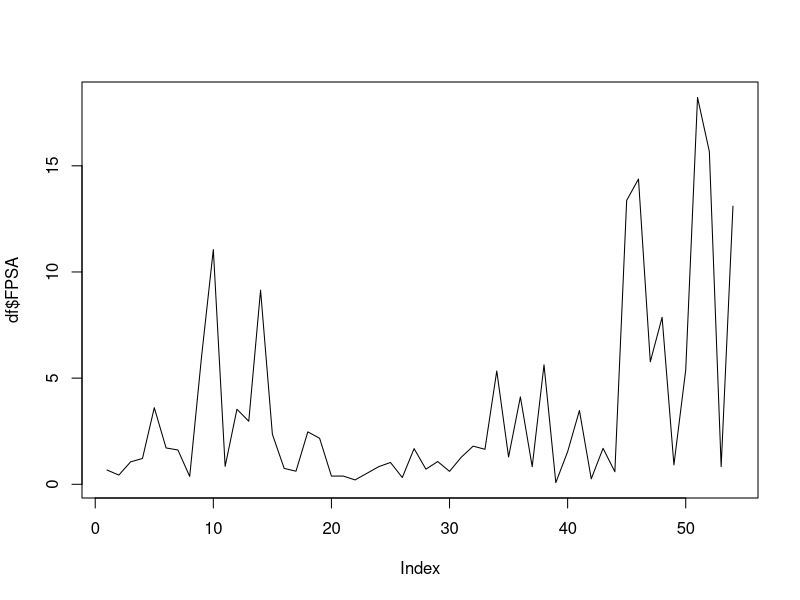
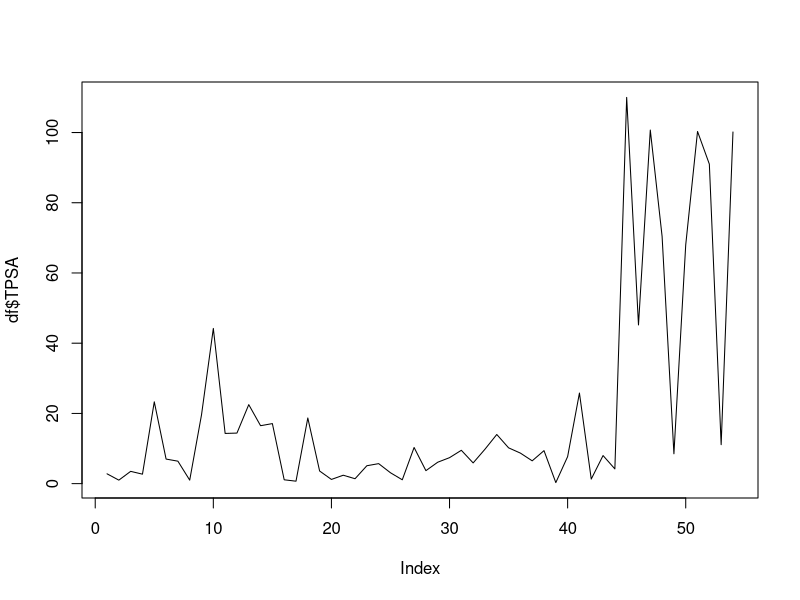
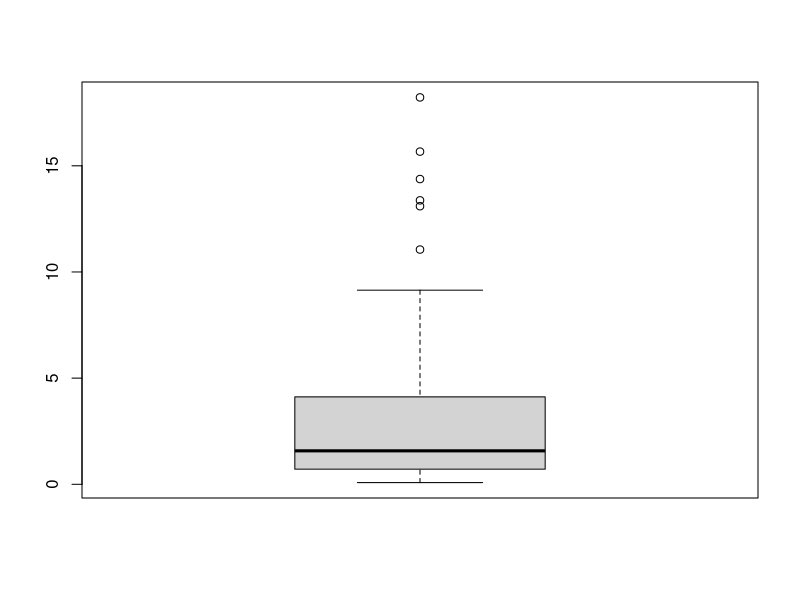
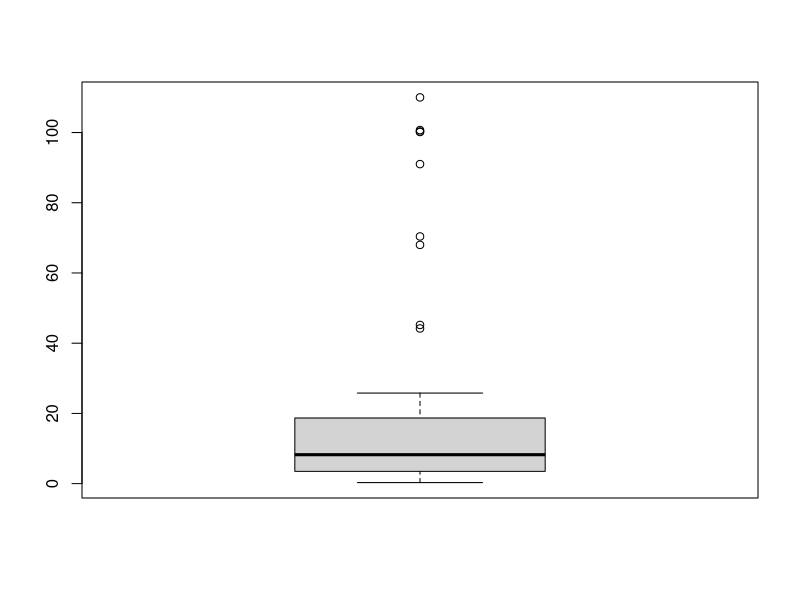
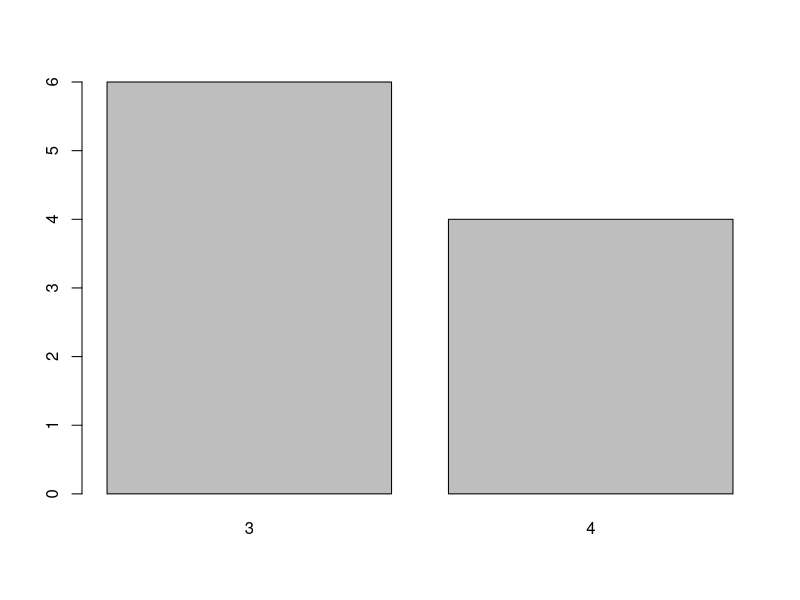
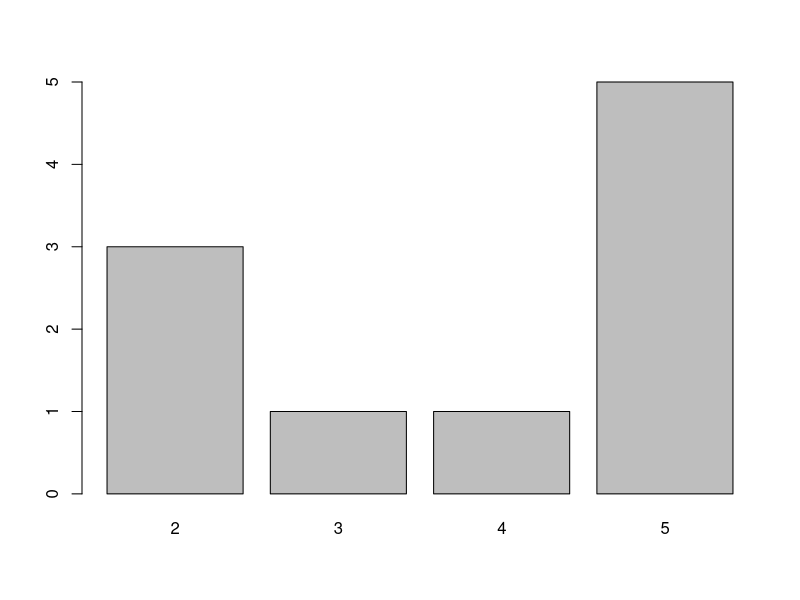
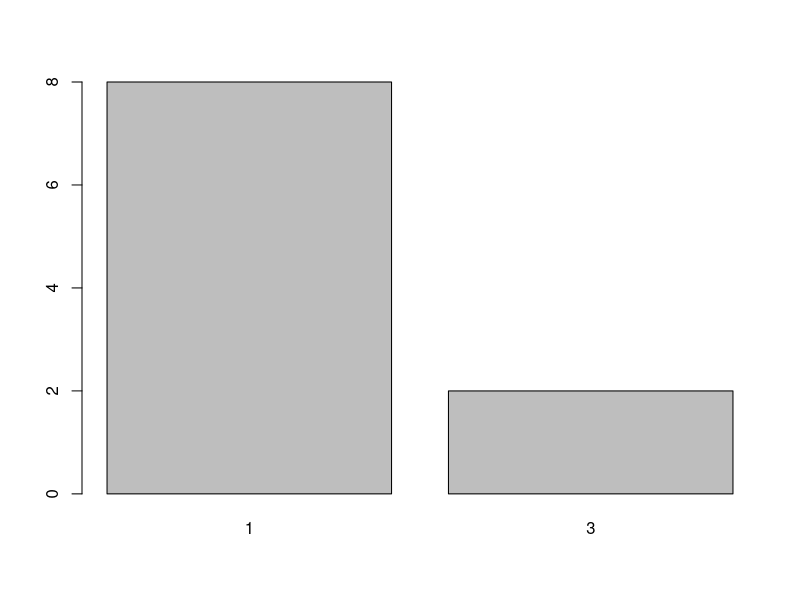
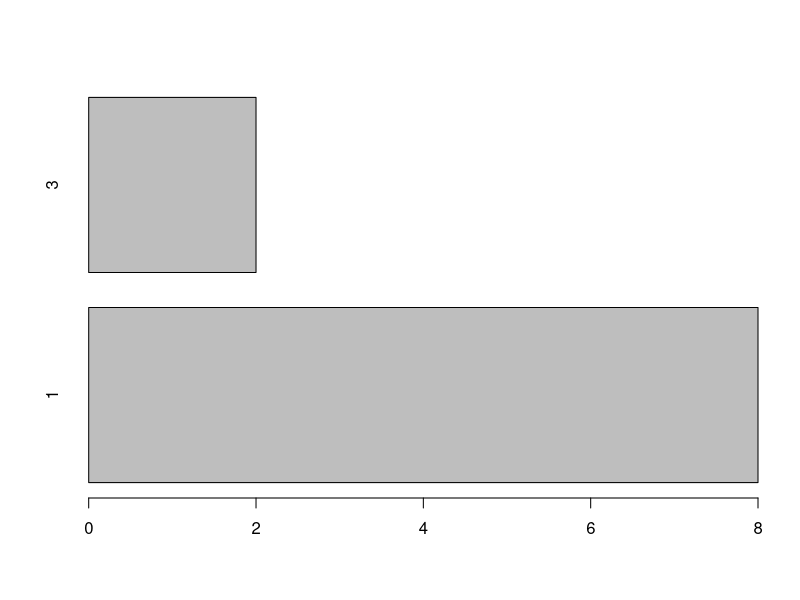

R code for these plots, in order:
# Exercise
# Ex1
x = c(1,2,5,7,-3,0,5,1,5,6)
y = c(2,2,0,-5,7,8,11,9,3,2)
x+y
x*y
x-y
z = x[x%%2==0]; z
t = y[y%%2 != 0]; t
xp = x[x>0]; xp
yp = y[y>0]; yp

# Tinh trung binh cua x va y
mean(x)
mean(y)

# Tinh do lech chuan standard deviation cua x va y
sd(x)
sd(y)

# Tinh sai so mau standard error
std.error = function(x) {
  sd(x)/sqrt(length(x))
}
std.error(x)
std.error(y)

# Tim phan tu lon nhat, be nhat cua x va y
min(x)
max(x)
min(y)
max(y)

# Sort 
# sort(x, decreasing = F)
sort(x)
sort(x, decreasing = T)
sort(y)
sort(y, decreasing = T)

# Ex2
setwd("D:/D Data/code/R/Final_Test")
df = read.csv("data01.csv", header = T)
df
# Tinh trung binh, phuong sai, trung vi cua FPSA va TPSA
mean(df$FPSA)
var(df$FPSA)
median(df$FPSA)

mean(df$TPSA)
var(df$TPSA)
median(df$TPSA)

# Ve bieu do dang duong, boxplot cho FPSA va TPSA
plot(df$FPSA, type="l")
plot(df$TPSA, type="l")

boxplot(df$FPSA)
boxplot(df$TPSA)

df2 = read.csv("data02.csv", header = T)
df2

z <- merge(df, df2, by="K")
z


# Ex3
ques1 = c(3,3,3,4,3,4,3,4,3,4)
ques2 = c(5,3,5,5,2,2,5,5,4,2)
ques3 = c(1,3,1,1,1,3,1,1,1,1)
df = data.frame(ques1, ques2, ques3)
df
tab1 = table(ques1)
tab1
tab2 = table(ques2)
tab2
tab3 = table(ques3)
tab3

barplot(tab1)
barplot(tab2)
barplot(tab3)

barplot(tab3, horiz = T)
barplot(tab2, horiz = T)

# Ex4
# Tao 100 gia tri co phan phoi nhi thuc, voi n = 60 va xac suat thanh cong 
# moi lan la 0.4, ve bieu do to chuc tan so
x = rbinom(100, 60, 0.4)
x
hist(x, main="Mo phong phan phoi nhi thuc")

# Tao ngau nhien 100 gia tri co phan phoi Poisson voi lambda=4, ve bieu do
# to chuc tan so
y = rpois(100,4)
y
hist(y, main = "Mo phong phan phoi poisson")

# Tao ngau nhien 100 gia tri co phan phoi chuan X~N(50, 4), ve ham phan phoi
# ham mat do

z = rnorm(100, 50, 4)
z
plot(density(z), main = 'Bieu do ham mat do')
# or
plot(z,dnorm(z,50,4),type='h',col="blue")

# Tao ngau nhien 100 gia tri co phan phoi mu voi lambda = 1/25, ve ham phan 
# phoi, ham mat do

t = rexp(100, 1/25)
t
plot(density(t), main = "Bieu do ham mat do")
# or
plot(t,dexp(t,1/25),type='h',main='Bieu do ham mat do cua pp mu')

# Ex 5
diesel_engine = read.table("diesel_engine.dat", header = T)
diesel_engine

diesel_time = read.csv("diesel_time.csv", header =T)
diesel_time

names(diesel_engine)
names(diesel_time)

length(diesel_engine[is.na(diesel_engine)])
diesel_engine$speed[is.na(diesel_engine$speed)] = 1500
diesel_engine$load[is.na(diesel_engine$load)] = 20
# Check again
length(diesel_engine[is.na(diesel_engine$speed),]$speed)
length(diesel_engine[is.na(diesel_engine$load),]$load)
length(diesel_engine[is.na(diesel_engine)])

# Trung binh, phuong sai, do lech chuan, max, min of alcohol in diesel_engine
mean(diesel_engine$alcohol)
var(diesel_engine$alcohol)
sd(diesel_engine$alcohol)
max(diesel_engine$alcohol)
min(diesel_engine$alcohol)

diesel = data.frame(diesel_engine, diesel_time)
diesel
diesel[diesel$delay < 1.000, ]$run

length(diesel[diesel$timing == 30, ])

# Ve bieu do boxplot cho speed, timing va delay
boxplot(diesel$speed, diesel$timing, diesel$delay)
par(mfrow = c(2,2))
boxplot(diesel$speed)
boxplot(diesel$timing)
boxplot(diesel$delay)

# Ve bieu do phan tan cho cac cap bien (timing, speed), (temp, press)
par(mfrow=c(1,1)) # reset par
plot(diesel$timing, diesel$speed)
plot(diesel$temp,diesel$press)

#Chuyen bien load sang bien nhan to
diesel_engine$load = factor(diesel_engine$load)
diesel_engine$load

# Chia bien delay thanh 4 doan deu nhau
diesel$delay
new.delay = cut(diesel$delay,breaks=4)
new.delay

# So gia tri trong tung khoang
tab = table(new.delay)
tab
barplot(tab)

# Chia bien delay thanh cac doan: (0.283,0.7],(0.7,0.95],(0.95,1.2],(1.2,1.56]
cut.points = c(0.283, 0.7, 0.95, 1.2, 1.56)
new.delay1 = cut(diesel$delay, cut.points)
new.delay1
tab1 = table(new.delay1)
tab1
barplot(tab1)

# Ex6
year = c(1970:1979)
year
snow.cover = c(6.5, 12.0, 14.9, 10.0, 10.7, 7.9, 21.9, 12.5, 14.5, 9.2)
snow.cover

plot(snow.cover~year, type="l")
hist(snow.cover)

new.snow.cover = log(snow.cover)
new.snow.cover

plot(new.snow.cover~year, type="l")
hist(new.snow.cover)



